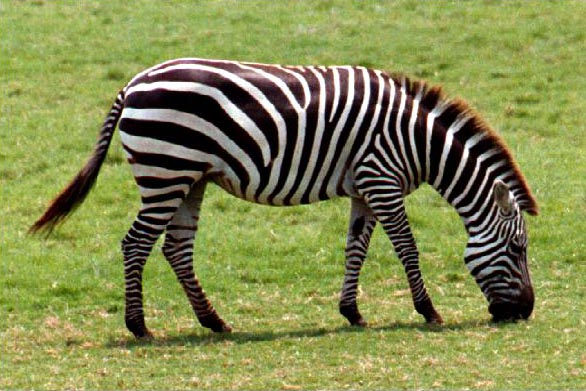
#> input picture Lab5/zebra.jpg, 586 x 391 px
$ jupyter execute Lab5.ipynb   (shell and % lines are left out)
#> lines starting #> are read from the running program, lines starting #| are printed output that depends on the picture; after the words box and inside, x2 and y2 are one past the last pixel; in counts of white or black regions, pixels touching at a corner belong together
[cell 1]
import numpy as np

class GMM:
    def __init__(self, n_components, max_iter=100, tol=1e-4, reg_covar=1e-6):
        self.n_components = n_components
        self.max_iter = max_iter
        self.tol = tol
        self.reg_covar = reg_covar
        self.weights = None  # Trọng số của các thành phần hỗn hợp (pi_k)
        self.means = None    # Các giá trị trung bình (mu_k)
        self.covariances = None # Các ma trận hiệp phương sai (Sigma_k)
        self.log_likelihood_history = []

    def _multivariate_gaussian_pdf(self, X, mean, cov):
        n_features = X.shape[1]

        cov_for_cholesky = cov + np.eye(n_features) * self.reg_covar

        try:
            L = np.linalg.cholesky(cov_for_cholesky)
        except np.linalg.LinAlgError:
            print(f"Cảnh báo: Phân rã Cholesky thất bại. Ma trận hiệp phương sai có thể không xác định dương. Đang tăng giá trị điều hòa lên {self.reg_covar * 10}.")
            cov_for_cholesky = cov + np.eye(n_features) * (self.reg_covar * 10)
            try:
                L = np.linalg.cholesky(cov_for_cholesky)
            except np.linalg.LinAlgError:
                raise ValueError("Phân rã Cholesky thất bại ngay cả sau khi tăng điều hòa. Hãy kiểm tra dữ liệu hoặc ma trận hiệp phương sai ban đầu.")

        det_cov = np.prod(np.diagonal(L))**2

        X_centered = X - mean

        z = np.linalg.solve(L, X_centered.T).T

        exponent = -0.5 * np.sum(z**2, axis=1)

        norm_const = 1.0 / np.sqrt((2 * np.pi)**n_features * det_cov)

        return norm_const * np.exp(exponent)

    def _initialize_parameters(self, X):
        n_samples, n_features = X.shape

        # Khởi tạo các trọng số thành phần bằng nhau
        self.weights = np.ones(self.n_components) / self.n_components

        # Khởi tạo các giá trị trung bình bằng cách chọn ngẫu nhiên các mẫu dữ liệu làm tâm
        random_indices = np.random.choice(n_samples, self.n_components, replace=False)
        self.means = X[random_indices]

        # Khởi tạo các ma trận hiệp phương sai là ma trận đơn vị
        self.covariances = np.array([np.eye(n_features) for _ in range(self.n_components)])

    def _calculate_log_likelihood(self, X, responsibilities, sum_responsibilities_per_sample):
        # Ngăn chặn lỗi log(0) bằng cách cộng một lượng epsilon nhỏ
        return np.sum(np.log(sum_responsibilities_per_sample + 1e-300))


    def fit(self, X):
        n_samples, n_features = X.shape
        self._initialize_parameters(X)
        prev_log_likelihood = -np.inf

        print("Bắt đầu tiến trình huấn luyện GMM (thuật toán EM)...")
        for iteration in range(self.max_iter):
            # Bước E (Expectation)
            cluster_pdfs = np.zeros((n_samples, self.n_components))
            for k in range(self.n_components):
                cluster_pdfs[:, k] = self._multivariate_gaussian_pdf(X, self.means[k], self.covariances[k])

            weighted_pdfs = self.weights * cluster_pdfs
            sum_weighted_pdfs = np.sum(weighted_pdfs, axis=1, keepdims=True)
            responsibilities = weighted_pdfs / (sum_weighted_pdfs + 1e-300)

            # Bước M (Maximization)
            N_k = np.sum(responsibilities, axis=0)

            for k in range(self.n_components):
                # Cập nhật giá trị trung bình
                self.means[k] = np.sum(responsibilities[:, k, np.newaxis] * X, axis=0) / (N_k[k] + 1e-300)

                # Tính toán sai khác giữa dữ liệu và trung bình cụm
                diff = X - self.means[k]
                # Trọng số của mỗi điểm dữ liệu cho cụm k
                weighted_diff = responsibilities[:, k][:, np.newaxis] * diff
                # Tính tổng có trọng số của tích ngoài (x_n - mu_k)(x_n - mu_k)^T
                # weighted_diff.T có dạng (n_features, n_samples)
                # diff có dạng (n_samples, n_features)
                self.covariances[k] = (weighted_diff.T @ diff) / (N_k[k] + 1e-300)

                # Áp dụng thêm phần điều hòa trực tiếp vào ma trận hiệp phương sai sau khi cập nhật
                self.covariances[k] += np.eye(n_features) * self.reg_covar

            self.weights = N_k / (n_samples + 1e-300)

            current_log_likelihood = self._calculate_log_likelihood(X, responsibilities, sum_weighted_pdfs)
            self.log_likelihood_history.append(current_log_likelihood)

            print(f"Vòng lặp {iteration+1}/{self.max_iter}")

            if iteration > 0 and np.abs(current_log_likelihood - prev_log_likelihood) < self.tol:
                print(f"GMM đã đạt điểm hội tụ tại vòng lặp {iteration+1}")
                break
            prev_log_likelihood = current_log_likelihood
        print("Tiến trình huấn luyện GMM đã hoàn thành.")

    def predict_proba(self, X):
        n_samples = X.shape[0]
        cluster_pdfs = np.zeros((n_samples, self.n_components))
        for k in range(self.n_components):
            cluster_pdfs[:, k] = self._multivariate_gaussian_pdf(X, self.means[k], self.covariances[k])

        weighted_pdfs = self.weights * cluster_pdfs
        sum_weighted_pdfs = np.sum(weighted_pdfs, axis=1, keepdims=True)

        # Bổ sung epsilon để tránh tình trạng chia cho 0
        return weighted_pdfs / (sum_weighted_pdfs + 1e-300)

    def predict(self, X):
        return np.argmax(self.predict_proba(X), axis=1)

[cell 2]
import numpy as np
import cv2
import matplotlib.pyplot as plt
from PIL import Image

def remove_background_with_gmm(image_path, gmm_model, display=True):
    # Đọc và xử lý ảnh đầu vào
    img = Image.open(image_path).convert('RGB')
    img_array = np.array(img)
    H, W, C = img_array.shape

    # Chuẩn hóa giá trị màu RGB
    X_rgb = img_array.reshape(-1, 3) / 255.0

    # Chuyển đổi sang hệ màu HSV và tiến hành chuẩn hóa
    img_hsv = cv2.cvtColor(img_array, cv2.COLOR_RGB2HSV)
    X_hsv = img_hsv.reshape(-1, 3) / [179.0, 255.0, 255.0] # Chuẩn hóa H(0-179), S(0-255), V(0-255)

    # Chuẩn hóa dữ liệu vị trí (tọa độ pixel)
    x_coords, y_coords = np.meshgrid(np.arange(W), np.arange(H))
    X_pos = np.stack((x_coords, y_coords), axis=-1).reshape(-1, 2) / max(H, W)

    # Xây dựng tập đặc trưng: màu RGB + màu HSV + vị trí
    X = np.concatenate([X_rgb, X_hsv, X_pos], axis=1)

    # Huấn luyện mô hình GMM
    gmm_model.fit(X)
    labels = gmm_model.predict(X)

    # Xác định nhãn của vùng nền là cụm có kích thước lớn nhất
    (unique, counts) = np.unique(labels, return_counts=True)
    bg_label = unique[np.argmax(counts)]

    # Tạo ra một ảnh mới với kênh alpha (RGBA)
    foreground = img_array.reshape(-1, 3).copy()
    alpha_channel = np.ones((H * W,), dtype=np.uint8) * 255
    alpha_channel[labels == bg_label] = 0  # Đặt vùng nền trong suốt

    rgba_img = np.concatenate([
        foreground,                     # Kênh màu RGB
        alpha_channel[:, np.newaxis]   # Kênh Alpha
    ], axis=1).reshape(H, W, 4)

    result_img = Image.fromarray(rgba_img.astype(np.uint8), mode='RGBA')

    if display:
        plt.figure(figsize=(12, 5))
        plt.subplot(1, 2, 1)
        plt.title("Hình ảnh gốc")
        plt.imshow(img_array)
        plt.axis('off')

        plt.subplot(1, 2, 2)
        plt.title("Kết quả loại bỏ nền")
        plt.imshow(result_img)
        plt.axis('off')

        plt.tight_layout()
        plt.show()

    return result_img, labels.reshape(H, W)

[cell 3]
from google.colab import files
uploaded = files.upload()
#> the answer given: zebra.jpg

[cell 4]
gmm = GMM(n_components=2)
result_img, pixel_labels = remove_background_with_gmm("zebra.jpg", gmm)
#> in remove_background_with_gmm, img is the input picture: PIL image 586x391 RGB; mean R, G, B 132.5, 138.4, 80.5
#> in remove_background_with_gmm, `img_hsv = cv2.cvtColor(img_array, cv2.COLOR_RGB2HSV)`: img_hsv: shape (391, 586, 3); mean H, S, V 43.8, 123.4, 142.5
#> the loop in fit, `for iteration in range(self.max_iter):` made 67 passes
#> (N_k, self.weights, current_log_likelihood, prev_log_likelihood) on passes 1 to 8: ([118454.1, 110671.9], [0.517, 0.483], -1763758, -1763758), ([118387.8, 110738.2], [0.517, 0.483], 1430695.5, 1430695.5), ([118666.3, 110459.7], [0.518, 0.482], 1447644.6, 1447644.6), ([143871.4, 85254.6], [0.628, 0.372], 1587087.8, 1587087.8), ([164161.2, 64964.8], [0.716, 0.284], 1951879.3, 1951879.3), ([157600, 71526], [0.688, 0.312], 2133777.5, 2133777.5), ([150668.9, 78457.1], [0.658, 0.342], 2351779.2, 2351779.2), ([147605.4, 81520.6], [0.644, 0.356], 2632614.6, 2632614.6)
#> after the loop in fit, `for iteration in range(self.max_iter):`: self.log_likelihood_history = 67 values from -1763758 to 2904877.3
#> the loop in predict_proba, `for k in range(self.n_components):` made 2 passes
#> (det_cov in _multivariate_gaussian_pdf, norm_const in _multivariate_gaussian_pdf) on passes 1 to 2: (9.75e-26, 2.06e+09), (7.67e-16, 23167.4)
#> after the loop in predict_proba, `for k in range(self.n_components):`: cluster_pdfs = 229126 pairs, first value 0 to 1.81e+09, second value 1.31e-27 to 13330.9
#> in predict_proba, `weighted_pdfs = self.weights * cluster_pdfs`: weighted_pdfs = 229126 pairs, first value 0 to 1.1e+09, second value 5.11e-28 to 5213
#> in remove_background_with_gmm, `(unique, counts) = np.unique(labels, return_counts=True)`: unique = [0, 1]; counts = [139666, 89460]
#> in remove_background_with_gmm, `bg_label = unique[np.argmax(counts)]`: bg_label = 0
#> in remove_background_with_gmm, `rgba_img = np.concatenate([ foreground,`:
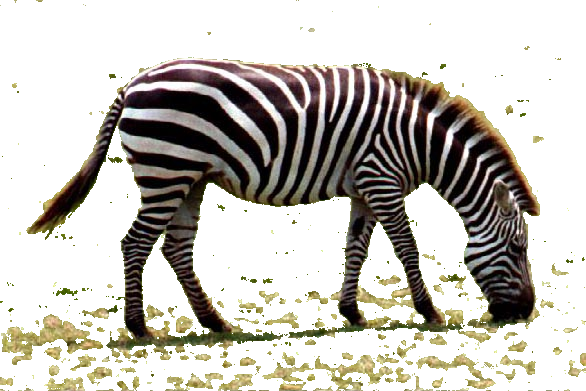
#> rgba_img: shape (391, 586, 4); mean R, G, B, A 132.5, 138.4, 80.5, 99.6; transparent parts drawn white
#> in remove_background_with_gmm, `plt.show()`:
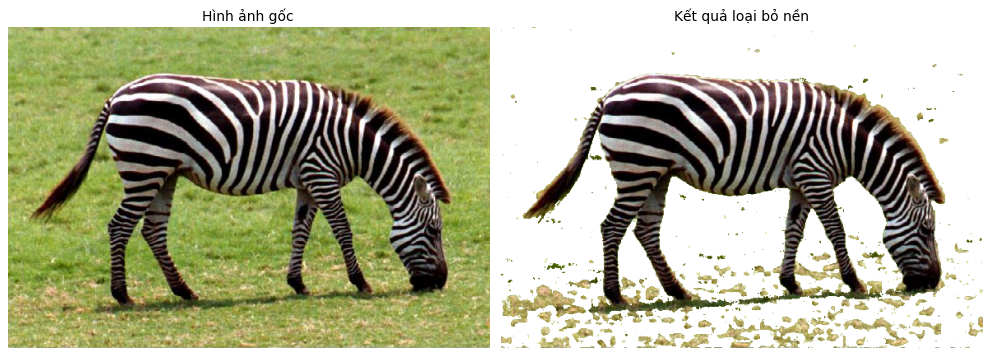
#> figure drawn by matplotlib, 2 panels
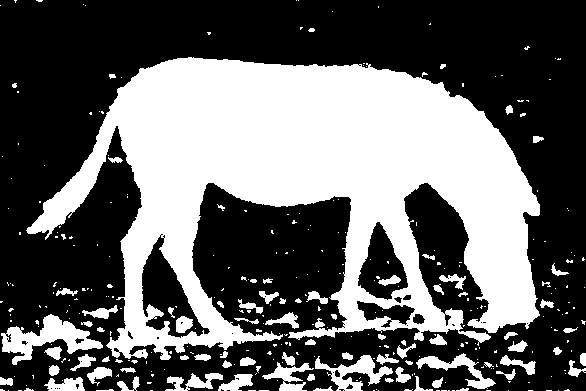
#> pixel_labels: shape (391, 586) int64; values 0 (black) and 1 (white), 39% white; 331 white regions (250 under 20 px), largest, box (x1, y1, x2, y2) and area: (26, 57, 540, 360) 77081, (1, 314, 103, 365) 2044, (315, 355, 393, 391) 1079

[cell 5]
result_img.save("zebra_transparent1.png")

[cell 6]
import numpy as np
from PIL import Image
from sklearn.mixture import GaussianMixture
import matplotlib.pyplot as plt

def remove_background_with_transparency(image_path, n_components=3, save_path="output.png", display=True):
    # Đọc hình ảnh và chuyển đổi sang định dạng RGB
    img = Image.open(image_path).convert('RGB')
    img_np = np.array(img)
    H, W, C = img_np.shape

    # Chuẩn bị dữ liệu đầu vào cho mô hình GMM (chỉ sử dụng kênh màu RGB)
    X = img_np.reshape(-1, 3)

    # Áp dụng thuật toán GMM từ thư viện scikit-learn
    gmm = GaussianMixture(n_components=n_components, covariance_type='tied', random_state=0)
    gmm.fit(X)
    labels = gmm.predict(X)

    # Xác định vùng nền là cụm có số lượng pixel lớn nhất
    unique, counts = np.unique(labels, return_counts=True)
    bg_label = unique[np.argmax(counts)]

    # Tạo ra một ảnh RGBA (bao gồm kênh alpha)
    rgba = np.concatenate([img_np.reshape(-1, 3), np.ones((H * W, 1)) * 255], axis=1)  # Kênh alpha mặc định là 255
    rgba[labels == bg_label, 3] = 0  # Đặt giá trị alpha = 0 cho các pixel nền (làm cho chúng trong suốt)

    rgba = rgba.reshape(H, W, 4).astype(np.uint8)
    transparent_img = Image.fromarray(rgba, 'RGBA')

    # Lưu ảnh kết quả
    transparent_img.save(save_path)

    # Hiển thị kết quả nếu được yêu cầu
    if display:
        plt.figure(figsize=(12, 5))
        plt.subplot(1, 2, 1)
        plt.title("Hình ảnh gốc")
        plt.imshow(img)
        plt.axis("off")

        plt.subplot(1, 2, 2)
        plt.title("Hình ảnh với nền trong suốt")
        plt.imshow(transparent_img)
        plt.axis("off")

        plt.tight_layout()
        plt.show()

    return transparent_img

[cell 7]
# Gọi hàm
result_img_sk = remove_background_with_transparency("zebra.jpg", n_components=3)
#> in remove_background_with_transparency, `unique, counts = np.unique(labels, return_counts=True)`: unique = [0, 1, 2]; counts = [160128, 49921, 19077]
#> in remove_background_with_transparency, `bg_label = unique[np.argmax(counts)]`: bg_label = 0
#> in remove_background_with_transparency, `rgba = rgba.reshape(H, W, 4).astype(np.uint8)`:
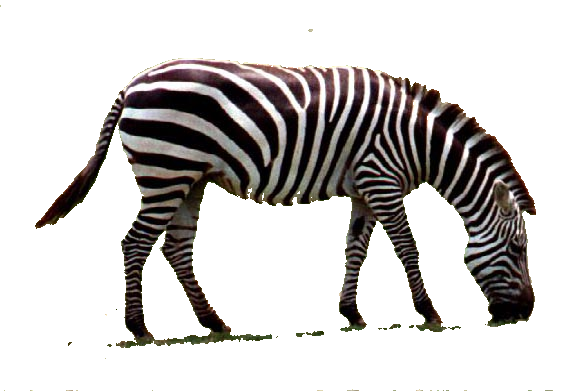
#> rgba: shape (391, 586, 4); mean R, G, B, A 132.5, 138.4, 80.5, 76.8; transparent parts drawn white
